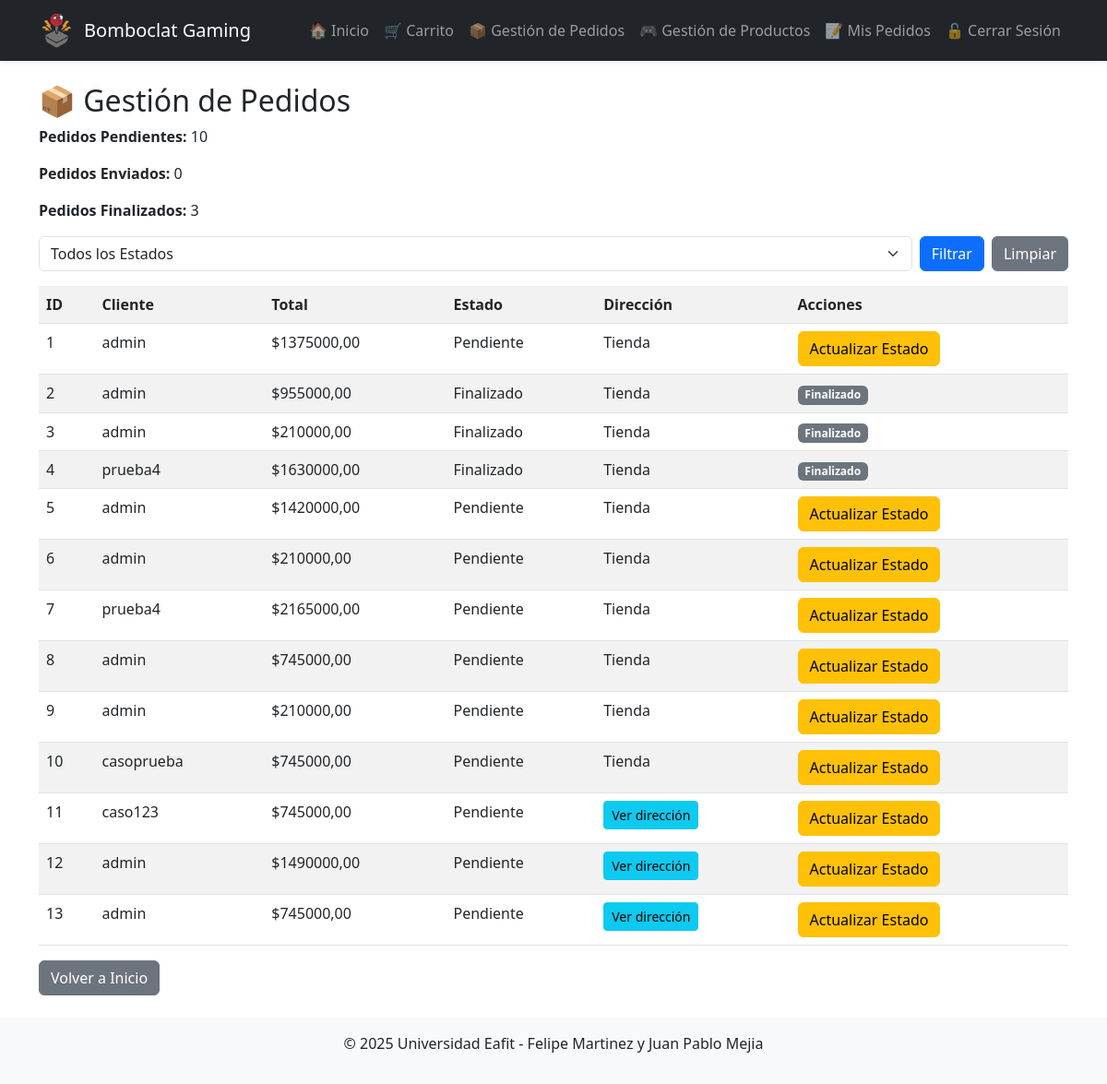
The app's page /admin-core/pedidos/ (signed in), older data.
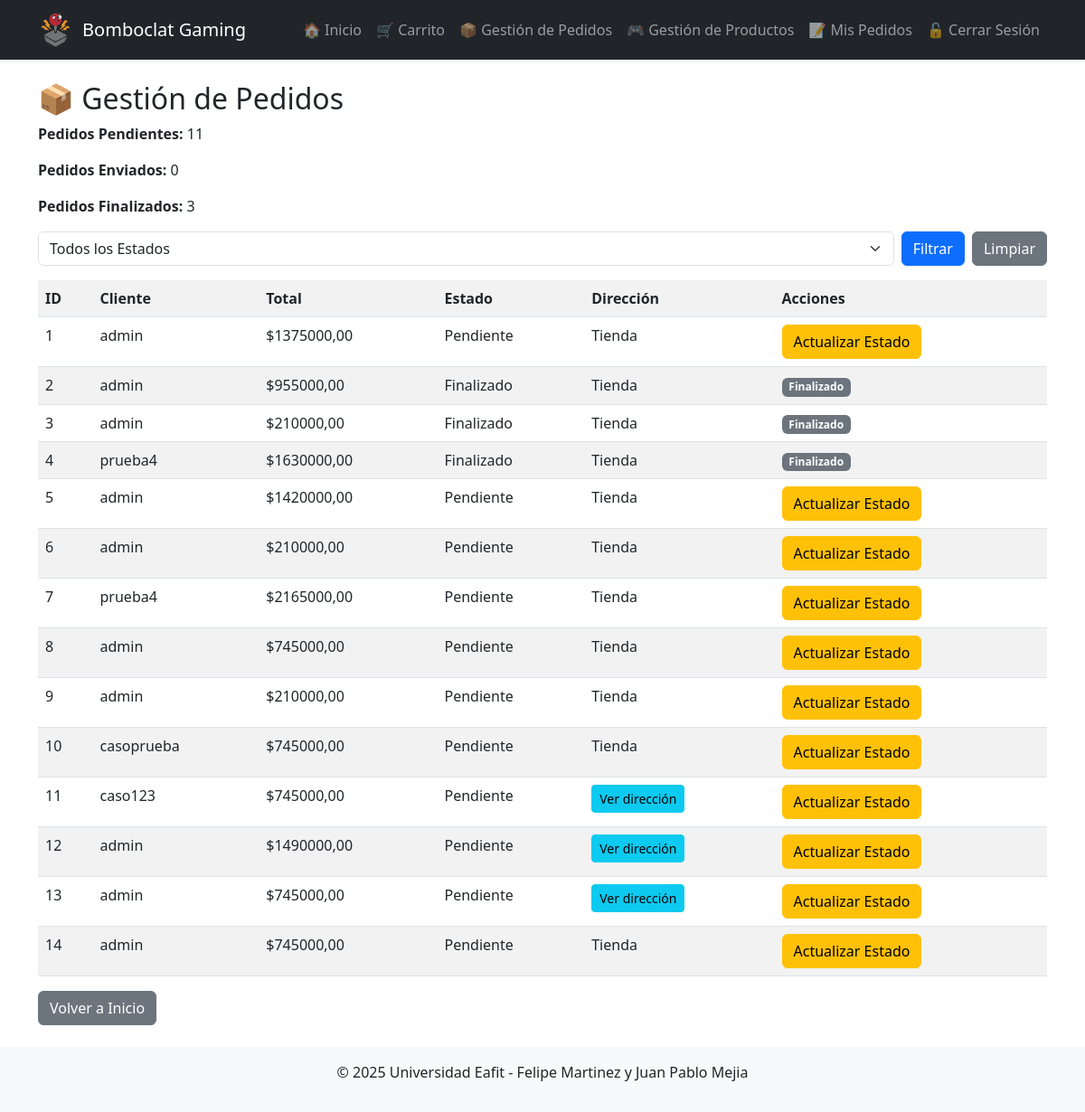
The same page, newer data.
### core/models.py (models this page shows, shortened)
class Pedido(models.Model):
    usuario = models.ForeignKey('auth.User', on_delete=models.CASCADE)
    fecha = models.DateTimeField(auto_now_add=True)
    total = models.DecimalField(max_digits=10, decimal_places=2, default=0)
    METODOS_ENVIO = [
        ('Tienda',    'Recoger en tienda'),
        ('Domicilio', 'Envío a domicilio'),
    ]
    metodo_envio    = models.CharField(max_length=10, choices=METODOS_ENVIO, default='Tienda')
    direccion_envio = models.CharField(max_length=255, blank=True)
    ESTADOS = [
        ('Pendiente', 'Pendiente'),
        ('Enviado', 'Enviado'),
        ('Cancelado', 'Cancelado'),
    ]
    estado = models.CharField(max_length=10, choices=ESTADOS, default='Pendiente')

### core/views.py (the view)
# urls.py: path('admin-core/pedidos/', views.admin_pedidos, name='admin_pedidos'),
@staff_member_required
def admin_pedidos(request):
    estado_filtro = request.GET.get('estado')
    if estado_filtro:
        pedidos = Pedido.objects.filter(estado=estado_filtro)
    else:
        pedidos = Pedido.objects.all()
    pendientes = Pedido.objects.filter(estado='Pendiente').count()
    enviados = Pedido.objects.filter(estado='Enviado').count()
    finalizados = Pedido.objects.filter(estado='Finalizado').count()
    return render(request, 'admin_core/admin_pedidos.html', {
        'pedidos': pedidos,
        'pendientes': pendientes,
        'enviados': enviados,
        'finalizados': finalizados,
        'estado_filtro': estado_filtro  # Mantener el filtro seleccionado
    })

### core/templates/admin_core/admin_pedidos.html (shortened to what this page needs)
{% extends "base.html" %}
{% block content %}
<h2>📦 Gestión de Pedidos</h2>
<div class="mb-3">
    <p><strong>Pedidos Pendientes:</strong> {{ pendientes }}</p>
    <p><strong>Pedidos Enviados:</strong> {{ enviados }}</p>
    <p><strong>Pedidos Finalizados:</strong> {{ finalizados }}</p>
</div>
<form method="get" class="mb-3 d-flex gap-2">
    <select name="estado" class="form-select">
        <option value="">Todos los Estados</option>
    </select>
    <button type="submit" class="btn btn-primary">Filtrar</button>
    <a href="{% url 'admin_pedidos' %}" class="btn btn-secondary">Limpiar</a>
</form>
<table class="table table-striped">
    <tr>
        <th>ID</th>
        <th>Cliente</th>
        <th>Total</th>
        <th>Estado</th>
        <th>Dirección</th>
        <th>Acciones</th>
    </tr>
    {% for pedido in pedidos %}
    <tr>
        <td>{{ pedido.id }}</td>
        <td>{{ pedido.usuario.username }}</td>
        <td>${{ pedido.total }}</td>
        <td>{{ pedido.estado }}</td>
        <td>
        {% if pedido.metodo_envio == 'Domicilio' %}
          <button type="button"
                  class="btn btn-sm btn-info"
                  data-bs-toggle="modal"
                  data-bs-target="#direccionModal{{ pedido.id }}">
            Ver dirección
          </button>
        {% else %}
          Tienda
        {% endif %}
        </td>
        <td>
            {% if pedido.estado != 'Finalizado' %}
            <a href="{% url 'actualizar_estado' pedido.id %}" class="btn btn-warning">Actualizar Estado</a>
            {% else %}
            <span class="badge bg-secondary">Finalizado</span>
            {% endif %}
        </td>
    </tr>
    {% empty %}
    <tr><td colspan="5">No hay pedidos para mostrar.</td></tr>
    {% endfor %}
</table>
<a href="{% url 'home' %}" class="btn btn-secondary">Volver a Inicio</a>
{% endblock %}

### core/templates/base.html (shortened to what this page needs)
<!DOCTYPE html>
<html lang="es">
<head>
    <link rel="stylesheet" href="https://cdn.jsdelivr.net/npm/bootstrap@5.3.0/dist/css/bootstrap.min.css">
</head>
<body>
    {% load static %}
    <nav class="navbar navbar-expand-lg navbar-dark bg-dark shadow-sm">
        <div class="container">
            <a class="navbar-brand d-flex align-items-center" href="{% url 'home' %}">
                <img src="{% static 'images/logo.png' %}" alt="Logo" style="height: 40px; margin-right: 10px;">
                Bomboclat Gaming
            </a>
            <div class="collapse navbar-collapse" id="navbarNav">
                <ul class="navbar-nav ms-auto">
                    <li class="nav-item">
                        <a class="nav-link" href="{% url 'home' %}">🏠 Inicio</a>
                    </li>
                    <li class="nav-item">
                        <a class="nav-link" href="{% url 'ver_carrito' %}">🛒 Carrito</a>
                    </li>
                    {% if user.is_staff %}
                    <li class="nav-item">
                        <a class="nav-link" href="{% url 'admin_pedidos' %}">📦 Gestión de Pedidos</a>
                    </li>
                    <li class="nav-item">
                        <a class="nav-link" href="{% url 'admin_productos' %}">🎮 Gestión de Productos</a>
                    </li>
                    {% endif %}
                    {% if user.is_authenticated %}
                    <li class="nav-item">
                        <a class="nav-link" href="{% url 'mis_pedidos' %}">📝 Mis Pedidos</a>
                    </li>
                        <li class="nav-item">
                            <a class="nav-link" href="{% url 'logout' %}">🔓 Cerrar Sesión</a>
                        </li>
                    {% endif %}
                </ul>
            </div>
        </div>
    </nav>
    <main class="container mt-4">
        {% block content %}{% endblock %}
    </main>
    <footer class="text-center mt-4 py-3 bg-light">
        <p>© 2025 Universidad Eafit - Felipe Martinez y Juan Pablo Mejia</p>
    </footer>
</body>
</html>

Row changes from the older to the newer data that the page shows:
added Pedido: id "14", usuario.username "admin", total "745000,00", estado "Pendiente", metodo_envio "Tienda", shows "Actualizar Estado"
Text that changed along with them:
{{ pendientes }}: "10" → "11"
